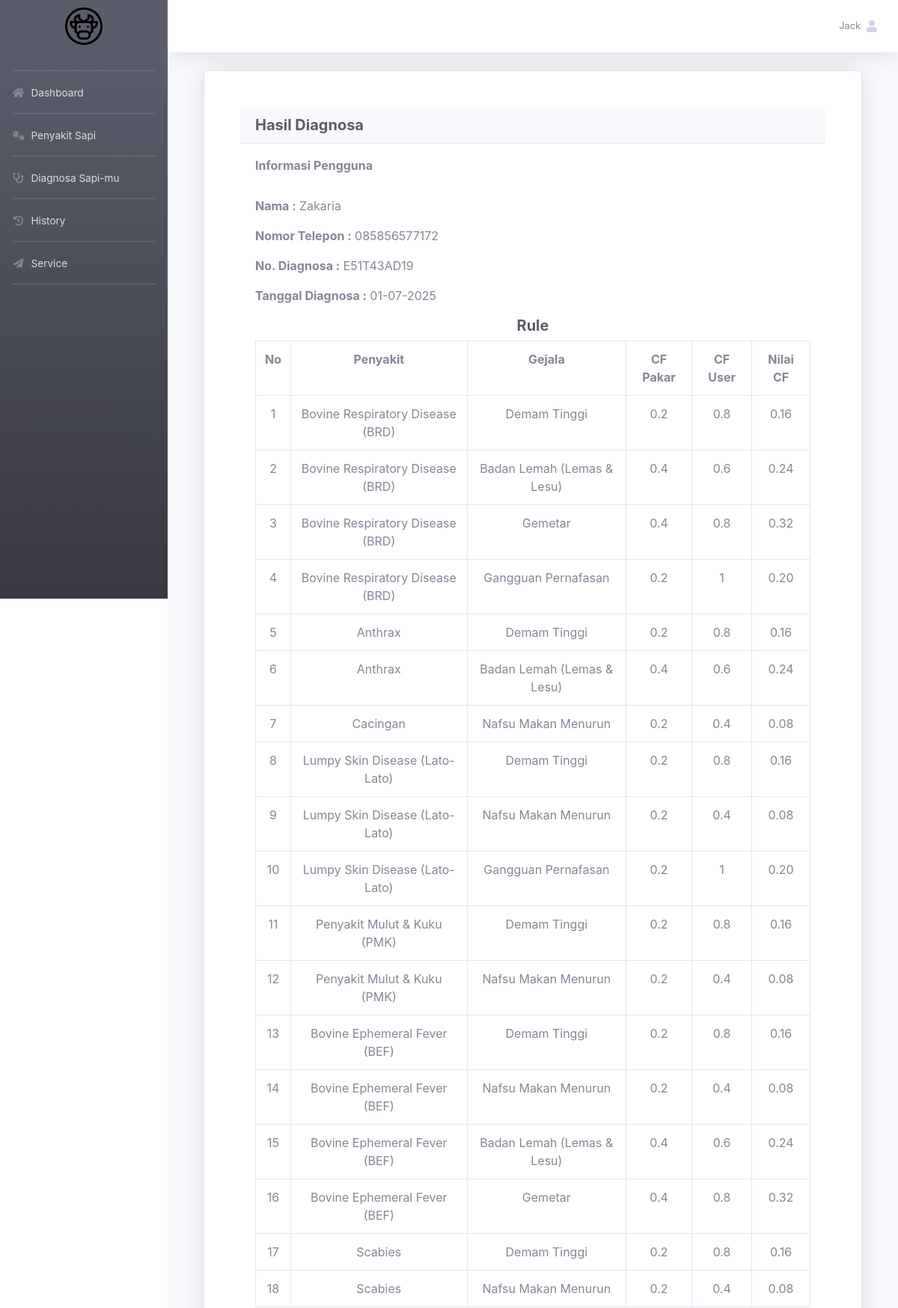
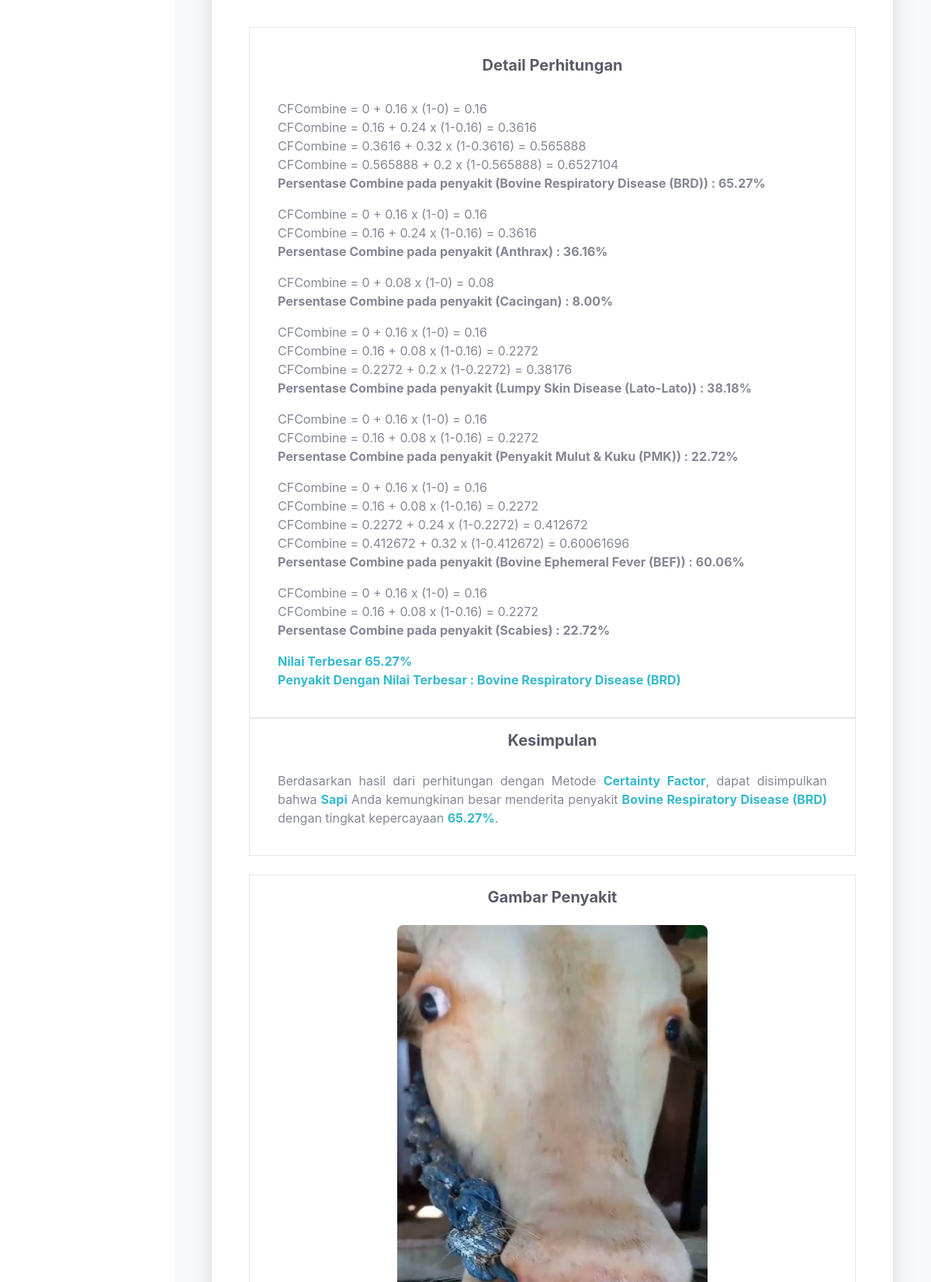
The app's page /user/detail-history.php?no_regdiagnosa=E51T43AD19&id_akun=2 (signed in, upper part) with its own data (2 pictures, top to bottom).
### tables this page shows
CREATE TABLE `tbl_user` (
  `id_user` int(11) NOT NULL,
  `id_akun` int(11) NOT NULL,
  `nama_lengkap` varchar(100) NOT NULL,
  `nomor_telepon` varchar(15) DEFAULT NULL,
  `dibuat` timestamp NOT NULL DEFAULT current_timestamp()
);

CREATE TABLE `tbl_penyakit` (
  `id_penyakit` int(11) NOT NULL,
  `nama_penyakit` varchar(100) NOT NULL,
  `keterangan` text DEFAULT NULL,
  `solusi` text DEFAULT NULL,
  `gambar` varchar(255) DEFAULT NULL
);

CREATE TABLE `tbl_gejala` (
  `id_gejala` int(11) NOT NULL,
  `nama_gejala` varchar(100) NOT NULL,
  `nilai_gejala` double NOT NULL
);

CREATE TABLE `tbl_detail_diagnosa` (
  `id_detail` int(11) NOT NULL,
  `id_diagnosa` int(11) DEFAULT NULL,
  `id_gejala` int(11) DEFAULT NULL,
  `nilai_user` double DEFAULT NULL
);

### user/detail-history.php (called while the page is built, shortened)
<?php
$id_akun = $_SESSION['id_akun'];
$no_regdiagnosa = $_GET['no_regdiagnosa'] ?? null;
include 'index.php';
?>

### user/detail-history-content.php (the view, shortened to what this page needs)
<div class="container">
    <div class="card shadow p-5 mb-5">
        <div class="card-header">
            <h5 class="m-0 font-weight-bold text-dark">Hasil Diagnosa</h5>
        </div>
        <div class="card-body">
            <?php
            $userQuery = mysqli_query($conn, "SELECT * FROM tbl_user WHERE id_akun = '$id_akun'");
            $userData = mysqli_fetch_array($userQuery);
            ?>
            <h6><strong>Informasi Pengguna</strong></h6>
            <br>
            <div class="info">
                <p><strong>Nama :</strong> <?= htmlspecialchars($userData['nama_lengkap']); ?></p>
                <p><strong>Nomor Telepon :</strong> <?= isset($userData['nomor_telepon']) ? htmlspecialchars($userData['nomor_telepon']) : 'Nomor telepon tidak tersedia'; ?></p>
                <p><strong>No. Diagnosa :</strong> <?= htmlspecialchars($no_regdiagnosa); ?></p>
                <p><strong>Tanggal Diagnosa :</strong> <?= date('d-m-Y'); ?></p>
            </div>
            <h5 class="font-weight-bold text-dark text-center">Rule</h5>
            <div class="table-responsive">
                <table class="table table-bordered">
                    <tr>
                        <th class="text-center">No</th>
                        <th class="text-center">Penyakit</th>
                        <th class="text-center">Gejala</th>
                        <th class="text-center">CF Pakar</th>
                        <th class="text-center">CF User</th>
                        <th class="text-center">Nilai CF</th>
                    </tr>
                    <?php
                    $sql = mysqli_query($conn, "SELECT p.nama_penyakit, g.nama_gejala, g.nilai_gejala, d.nilai_user
                        FROM tbl_penyakit p
                        JOIN tbl_basis_pengetahuan b ON p.id_penyakit = b.id_penyakit
                        JOIN tbl_gejala g ON b.id_gejala = g.id_gejala
                        JOIN tbl_detail_diagnosa d ON g.id_gejala = d.id_gejala
                        JOIN tbl_diagnosa diag ON diag.id_diagnosa = d.id_diagnosa
                        WHERE diag.id_akun = '$id_akun' AND diag.no_regdiagnosa = '$no_regdiagnosa'
                        ORDER BY p.id_penyakit, g.id_gejala");
                    $i = 0;
                    while ($r = mysqli_fetch_array($sql)) {
                        $nilai_cf = $r['nilai_gejala'] * $r['nilai_user'];
                        $i++;
                        echo "
                        <tr>
                            <td class='text-center'>$i</td>
                            <td class='text-center'>{$r['nama_penyakit']}</td>
                            <td class='text-center'>{$r['nama_gejala']}</td>
                            <td class='text-center'>{$r['nilai_gejala']}</td>
                            <td class='text-center'>{$r['nilai_user']}</td>
                            <td class='text-center'>" . number_format($nilai_cf, 2) . "</td>
                        </tr>";
                    }
                    ?>
                </table>
            </div>
        </div>
        <div class="border p-3">
            <div class="card-body">
                <h5 class="font-weight-bold text-dark text-center">Detail Perhitungan</h5>
                <br>
                <?php
                $highestPercentage = 0;
                $idPenyakitTerbesar = null;
                $data = mysqli_query($conn, "SELECT * FROM tbl_penyakit ORDER BY id_penyakit");
                while ($a = mysqli_fetch_array($data)) {
                    $sql1 = mysqli_query($conn, "SELECT g.nilai_gejala, d.nilai_user
                        FROM tbl_gejala g
                        JOIN tbl_basis_pengetahuan b ON g.id_gejala = b.id_gejala
                        JOIN tbl_detail_diagnosa d ON g.id_gejala = d.id_gejala
                        JOIN tbl_diagnosa diag ON diag.id_diagnosa = d.id_diagnosa
                        WHERE b.id_penyakit = '$a[id_penyakit]' AND diag.id_akun = '$id_akun' AND diag.no_regdiagnosa = '$no_regdiagnosa'");
                    $jml_data = mysqli_num_rows($sql1);
                    $cflama = 0;
                    $lastPercentage = 0;
                    while ($result = mysqli_fetch_array($sql1)) {
                        $cfhe = $result['nilai_gejala'] * $result['nilai_user'];
                        if ($jml_data > 0) {
                            $cf1 = $cflama;
                            $cf2 = $cfhe;
                            $cfcombine = $cf1 + $cf2 * (1 - $cf1);
                            $cflama = $cfcombine;
                            echo "<div class='text-justify'>
                            CFCombine = " . $cf1 . " + " . $cf2 . " x (1-" . $cf1 . ") = " . $cfcombine . "<br>
                            </div>";
                            $percentage = $cfcombine * 100;
                            $lastPercentage = number_format($percentage, 2);
                        }
                    }
                    if ($jml_data > 0) {
                        echo "<p><b>Persentase Combine pada penyakit (" . $a['nama_penyakit'] . ") : " . $lastPercentage . "%</b></p>";
                        if ($lastPercentage > $highestPercentage) {
                            $highestPercentage = $lastPercentage;
                            $idPenyakitTerbesar = $a['id_penyakit'];
                        }
                    }
                }
                $penyakitData = mysqli_query($conn, "SELECT * FROM tbl_penyakit WHERE id_penyakit = '$idPenyakitTerbesar'");
                if ($penyakitData) {
                    $penyakitInfo = mysqli_fetch_array($penyakitData);
                    $penyakitTerbesar = $penyakitInfo['nama_penyakit'];
                    $gambarPenyakit = $penyakitInfo['gambar'];
                    echo "
                    <b class='text-info'>Nilai Terbesar " . $highestPercentage . "%<br></b>
                    <b class='text-info'>Penyakit Dengan Nilai Terbesar : " . $penyakitTerbesar . "<br></b>";
                }
                ?>
            </div>
        </div>
        <div class="border p-3">
            <h5 class="font-weight-bold text-dark text-center">Kesimpulan</h5>
            <div class="card-body">
                <?php
                echo "<div class='text-justify'>
                Berdasarkan hasil dari perhitungan dengan Metode <b class='text-info'>Certainty Factor</b>, dapat disimpulkan bahwa <b class='text-info'>Sapi</b> Anda kemungkinan besar menderita penyakit <b class='text-info'>$penyakitTerbesar</b> dengan tingkat kepercayaan <b class='text-info'>$highestPercentage%</b>.
                </div>";
                ?>
            </div>
        </div>
        <?php if (!empty($gambarPenyakit)): ?>
            <div class="border p-3 mt-4">
                <h5 class="font-weight-bold text-dark text-center">Gambar Penyakit</h5>
                <div class="text-center">
                    <img src="../assets/image/penyakit/<?= htmlspecialchars($gambarPenyakit); ?>" alt="<?= htmlspecialchars($penyakitTerbesar); ?>" class="img-fluid mt-3" style="max-width: 400px; border-radius: 8px;">
                </div>
            </div>
        <?php endif; ?>
    </div>
</div>

### records on screen
tbl_user: nama_lengkap "Zakaria", nomor_telepon "085856577172"
tbl_penyakit: nama_penyakit "Bovine Respiratory Disease (BRD)", tbl_gejala.nama_gejala "Demam Tinggi", tbl_gejala.nilai_gejala "0.2", tbl_detail_diagnosa.nilai_user "0.8", tbl_gejala.nilai_gejala "0.16", tbl_gejala.nama_gejala "Badan Lemah (Lemas & Lesu)", tbl_gejala.nilai_gejala "0.4", tbl_detail_diagnosa.nilai_user "0.6", tbl_gejala.nilai_gejala "0.24", tbl_gejala.nama_gejala "Gemetar", tbl_gejala.nilai_gejala "0.32", tbl_gejala.nama_gejala "Gangguan Pernafasan", tbl_detail_diagnosa.nilai_user "1", tbl_gejala.nilai_gejala "0.20", cf1 "0", cf2 "0.16", cfcombine "0.16", cf1 "0.16", cf2 "0.24", cfcombine "0.3616", cf1 "0.3616", cf2 "0.32", cfcombine "0.565888", cf1 "0.565888", cf2 "0.2", cfcombine "0.6527104", lastPercentage "65.27", gambar (picture)
tbl_penyakit: nama_penyakit "Anthrax", tbl_gejala.nama_gejala "Demam Tinggi", tbl_gejala.nilai_gejala "0.2", tbl_detail_diagnosa.nilai_user "0.8", tbl_gejala.nilai_gejala "0.16", tbl_gejala.nama_gejala "Badan Lemah (Lemas & Lesu)", tbl_gejala.nilai_gejala "0.4", tbl_detail_diagnosa.nilai_user "0.6", tbl_gejala.nilai_gejala "0.24", cf1 "0", cf2 "0.16", cfcombine "0.16", cf1 "0.16", cf2 "0.24", cfcombine "0.3616", lastPercentage "36.16"
tbl_penyakit: nama_penyakit "Cacingan", tbl_gejala.nama_gejala "Nafsu Makan Menurun", tbl_gejala.nilai_gejala "0.2", tbl_detail_diagnosa.nilai_user "0.4", tbl_gejala.nilai_gejala "0.08", cf1 "0", cf2 "0.08", cfcombine "0.08", lastPercentage "8.00"
tbl_penyakit: nama_penyakit "Lumpy Skin Disease (Lato-Lato)", tbl_gejala.nama_gejala "Demam Tinggi", tbl_gejala.nilai_gejala "0.2", tbl_detail_diagnosa.nilai_user "0.8", tbl_gejala.nilai_gejala "0.16", tbl_gejala.nama_gejala "Nafsu Makan Menurun", tbl_detail_diagnosa.nilai_user "0.4", tbl_gejala.nilai_gejala "0.08", tbl_gejala.nama_gejala "Gangguan Pernafasan", tbl_detail_diagnosa.nilai_user "1", tbl_gejala.nilai_gejala "0.20", cf1 "0", cf2 "0.16", cfcombine "0.16", cf1 "0.16", cf2 "0.08", cfcombine "0.2272", cf1 "0.2272", cf2 "0.2", cfcombine "0.38176", lastPercentage "38.18"
tbl_penyakit: nama_penyakit "Penyakit Mulut & Kuku (PMK)", tbl_gejala.nama_gejala "Demam Tinggi", tbl_gejala.nilai_gejala "0.2", tbl_detail_diagnosa.nilai_user "0.8", tbl_gejala.nilai_gejala "0.16", tbl_gejala.nama_gejala "Nafsu Makan Menurun", tbl_detail_diagnosa.nilai_user "0.4", tbl_gejala.nilai_gejala "0.08", cf1 "0", cf2 "0.16", cfcombine "0.16", cf1 "0.16", cf2 "0.08", cfcombine "0.2272", lastPercentage "22.72"
tbl_penyakit: nama_penyakit "Bovine Ephemeral Fever (BEF)", tbl_gejala.nama_gejala "Demam Tinggi", tbl_gejala.nilai_gejala "0.2", tbl_detail_diagnosa.nilai_user "0.8", tbl_gejala.nilai_gejala "0.16", tbl_gejala.nama_gejala "Nafsu Makan Menurun", tbl_detail_diagnosa.nilai_user "0.4", tbl_gejala.nilai_gejala "0.08", tbl_gejala.nama_gejala "Badan Lemah (Lemas & Lesu)", tbl_gejala.nilai_gejala "0.4", tbl_detail_diagnosa.nilai_user "0.6", tbl_gejala.nilai_gejala "0.24", tbl_gejala.nama_gejala "Gemetar", tbl_gejala.nilai_gejala "0.32", cf1 "0", cf2 "0.16", cfcombine "0.16", cf1 "0.16", cf2 "0.08", cfcombine "0.2272", cf1 "0.2272", cf2 "0.24", cfcombine "0.412672", cf1 "0.412672", cf2 "0.32", cfcombine "0.60061696", lastPercentage "60.06"
tbl_penyakit: nama_penyakit "Scabies", tbl_gejala.nama_gejala "Demam Tinggi", tbl_gejala.nilai_gejala "0.2", tbl_detail_diagnosa.nilai_user "0.8", tbl_gejala.nilai_gejala "0.16", tbl_gejala.nama_gejala "Nafsu Makan Menurun", tbl_detail_diagnosa.nilai_user "0.4", tbl_gejala.nilai_gejala "0.08", cf1 "0", cf2 "0.16", cfcombine "0.16", cf1 "0.16", cf2 "0.08", cfcombine "0.2272", lastPercentage "22.72"

### other values on screen
$_SESSION['username'] "Jack"
$no_regdiagnosa "E51T43AD19"
$highestPercentage "65.27"
